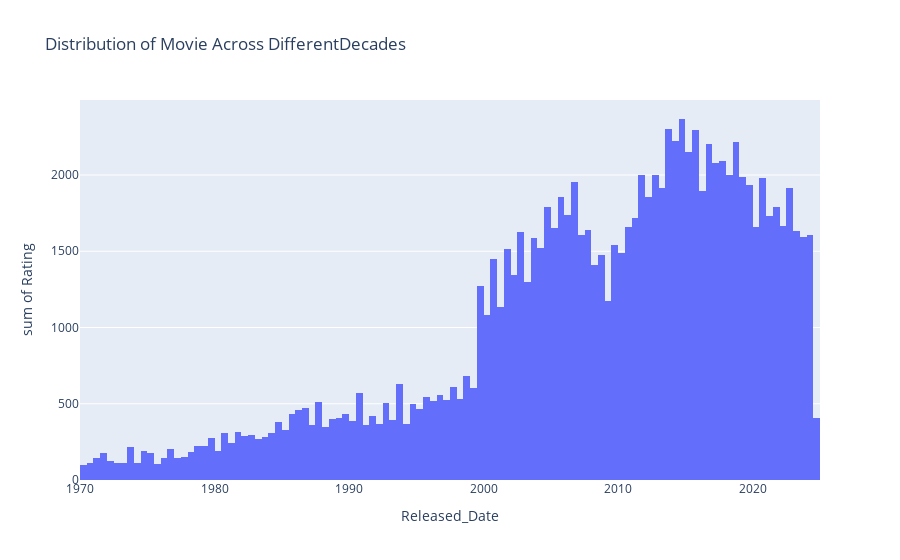

This figure's notebook cell:
### Code cell
fig = fig = px.histogram(movie, x = 'Released_Date',y = 'Rating',title='Distribution of Movie Across DifferentDecades')
fig.show()

### Figure 1 — Plotly figure (JSON) as saved in the notebook; plotly's stock layout.template omitted (floating-point values rounded to 4 significant figures; data arrays with more than 128 entries replaced by an {"elided": "..."} marker saying what was removed)
{"data": [{"alignmentgroup": "True", "bingroup": "x", "histfunc": "sum", "hovertemplate": "Released_Date=%{x}<br>sum of Rating=%{y}<extra></extra>", "legendgroup": "", "marker": {"color": "#636efa", "pattern": {"shape": ""}}, "name": "", "offsetgroup": "", "orientation": "v", "showlegend": false, "type": "histogram", "x": {"elided": "16290 str values"}, "xaxis": "x", "y": {"elided": "16290 float values"}, "yaxis": "y"}], "layout": {"barmode": "relative", "legend": {"tracegroupgap": 0}, "title": {"text": "Distribution of Movie Across DifferentDecades"}, "xaxis": {"anchor": "y", "domain": [0, 1], "title": {"text": "Released_Date"}}, "yaxis": {"anchor": "x", "domain": [0, 1], "title": {"text": "sum of Rating"}}}}
